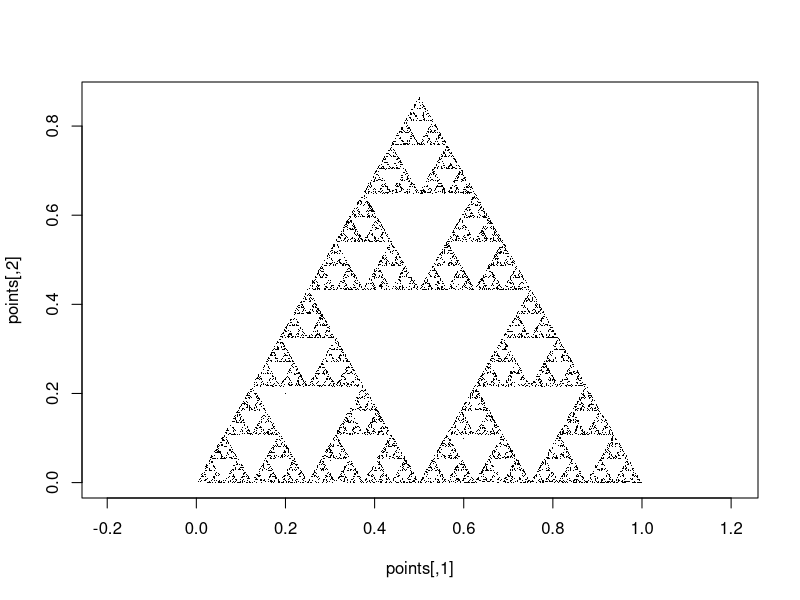
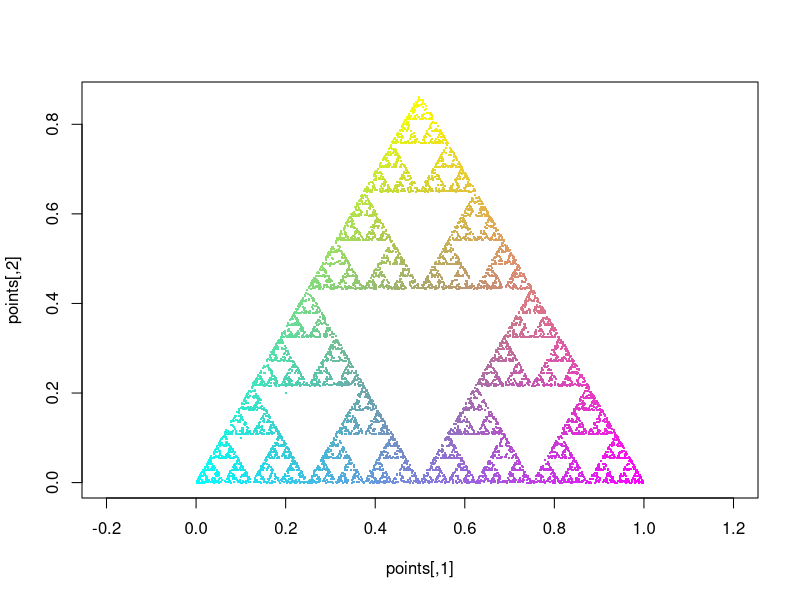

Source code (R) for these figures, in order:
## ---- chunk 1
x <- 10 # using `<-` for attribution 
y = 5   # using `=` for attribution. Both work just fine.

x

z <- x + y   # attribution by itself does not print anything to the command line
x * y        # Operations without attribution print results by default
(w <- x / z) # If you enclose your attribution in parentheses it attributes and prints
## ---- chunk 2
# Write your code in this code block

a <- 7
b <- 13
## ---- chunk 3
x <- 3.14
y <- 5L
z <- "Statistics"
w <- TRUE

class(x)
class(y)
class(z)
class(w)
## ---- chunk 4
1 / 0

0 / 0

sqrt(-1)
## ---- chunk 5

class(FALSE)

class("123")

class(123)

class(123L)
## ---- chunk 6
temperatures <- c(18.4, 19.2, 21.1, 20.3, 22.0)

temperatures
## ---- chunk 7
class(temperatures)

length(temperatures)
## ---- chunk 8
temperatures[1]

temperatures[3]

temperatures[c(2,4)] # you can pass a vector of indices

temperatures[2:5]    # a:b produces an integer sequence from a to b.
## ---- chunk 9
# Write your code in this code block

even_numbers <- c(2, 4, 6, 8, 10, 12)
even_numbers
## ---- chunk 10
# Write your code in this code block

even_numbers[1]
even_numbers[6]
even_numbers[3:4]

## ---- chunk 11
# Write your code in this code block
even_numbers[4] <- 100

even_numbers
## ---- chunk 12
2 + TRUE

FALSE + FALSE

TRUE + TRUE
## ---- chunk 13
c("A", "B", 5)

c(TRUE, 1, FALSE)

c(3.2, 7L)
## ---- chunk 14
student <- list(name = "Alice",
                age = 23,
                passed = TRUE)

student

str(student)
## ---- chunk 15
# Write your code in this code block

mylist <- list(First = "Lestat",
               Age = 500,
               Lang = "R",
               UsedR = TRUE)

mylist
str(mylist)
## ---- chunk 16
scores <- c(74, 68, NA, 91, 82)

scores
## ---- chunk 17
is.na(scores)
## ---- chunk 18
mean(scores)
## ---- chunk 19
mean(scores, na.rm = TRUE)
## ---- chunk 20
hours <- c(5, 7, 4, 8, NA, 6)
## ---- chunk 21
# Write your code in this code block
sum(is.na(hours))
hours[is.na(hours)] <- 5
hours[hours > 6] <- 6

hours
## ---- chunk 22
A <- matrix(1:12,
            nrow = 3,
            ncol = 4)

A
## ---- chunk 23
dim(A)
nrow(A)
ncol(A)
## ---- chunk 24
A[1, 1] # first row, first col
A[3, 2] # third row, second col
A[, 4]  # a blank index means "all elements along this dimension"
A[2, ]
A[1:2, c(1,4)] # you can also use vectors to index multiple elements
## ---- chunk 25
# Write your code in this code block

M <- matrix(1:9, nrow = 3, byrow = TRUE)
M
## ---- chunk 26
# Write your code in this code block
M[2, ]

M[1, ]

M[3, 3]

M[2, 2] <- 99

M
## ---- chunk 27
attributes(A)
## ---- chunk 28
experiment <- list(researcher = "Alice",
                   participants = 25,
                   completed = TRUE,
                   measurements = c(12.4, 14.2, 11.9))

experiment
## ---- chunk 29
str(experiment)
## ---- chunk 30
experiment$researcher

experiment$measurements
## ---- chunk 31
experiment[[1]]

experiment[[4]]
## ---- chunk 32
# Write your code in this code block

movie <- list(title = "The Godfather",
              Year  = 1972,
              Genre = "Gangster",
              Rating = 10,
              Main3 = c("Vito Corleone", "Michael Corleone", "Tom Hagen"))

## ---- chunk 33
# Write your code in this code block

movie$title
movie$Year
movie$Rating <- 11
movie$watched <- TRUE

movie
## ---- chunk 34
# Write your code in this code block

## ---- chunk 35
group <- c("Treatment",
           "Treatment",
           "Control",
           "Treatment",
           "Control")

group
## ---- chunk 36
group_factor <- factor(group)

group_factor
## ---- chunk 37
str(group_factor)

levels(group_factor)
## ---- chunk 38
# Write your code in this code block

weekdays <- factor(c("Monday", "Tuesday", "Wednesday", "Thursday", "Friday"))

weekdays
levels(weekdays)

## ---- chunk 39
# Write your code in this code block

x <- factor(c("Low", "Medium", "High"), levels = c("Low", "Medium", "High"))

## ---- chunk 40
students <- data.frame(Name = c("Alice", "Bob", "Carol", "David"),
                       Age = c(22, 24, 23, 21),
                       MSc = c(TRUE, TRUE, FALSE, TRUE))

students
## ---- chunk 41
class(students)

str(students)

names(students)
## ---- chunk 42
students$Age

students[["Age"]]

students[, 2]
## ---- chunk 43
students[2, ]

students[1:3, ]
## ---- chunk 44
# Write your code in this code block

students$Mark <- 10 * (6:9)
## ---- chunk 45
# Write your code in this code block

mean(students$Mark)

max(students$Mark)

min(students$Mark)

## ---- chunk 46
# Write your code in this code block

students[students$Mark > 70, ]

## ---- chunk 47
attributes(students)
## ---- chunk 48
# Write your code in this code block
names(students)[4] <- "FinalMark"
## ---- chunk 49
# Write your code in this code block

countries <- data.frame(Country = c("UK", "France", "Germany", "Japan", "Brazil"),
                        Population_millions = c(69.2, 68.4, 84.5, 123.3, 212.6),
                        Continent = c("Europe", "Europe", "Europe", "Asia", "South America"),
                        EU_member = c(FALSE, TRUE, TRUE, FALSE, FALSE))

## ---- chunk 50
# Write your code in this code block

countries$Country[which.max(countries$Population_millions)]

sum(countries$EU_member)

mean(countries$Population_millions)

countries[!countries$EU_member, ]

## ---- chunk 51
x <- c(3, 8, 5, 10, 12)

length(x) # function `length()`
mean(x)   
sort(x)   
summary(x)
## ---- chunk 52
rnorm(5)

rnorm(5, mean = 10)

rnorm(mean = 10, n = 5, sd = 2)
## ---- chunk 53
# Write your code in this code block

runif(20, 0, 1)

runif(20, 5, 10)

runif(100, -2, 2)

## ---- chunk 54
rectangle_area <- function(width, height){
  area <- width * height
  return(area)
}
## ---- chunk 55
rectangle_area(4, 5)
rectangle_area(width  = 10, height = 3)
## ---- chunk 56
# Write your code in this code block

circle_area <- function(radius){
  return(pi * radius ^ 2)
}

circle_area(1)
circle_area(5)

## ---- chunk 57
# Write your code in this code block

fahrenheit_to_celsius <- function(temp_F){
  return((temp_F - 32) * 5 / 9)
}

fahrenheit_to_celsius(32)
fahrenheit_to_celsius(68)
fahrenheit_to_celsius(100)
## ---- chunk 58
roll_die <- function(nrolls = 1,
                     nsides = 6){
  sample.int(nsides,
             size = nrolls,
             replace = TRUE)
}
## ---- chunk 59
roll_die() # single roll of a 6-sided die
roll_die(5) # 5 rolls of 6-sided dice. 
roll_die(nsides = 20) # 1 roll of a 20-sided die
roll_die(10, 20) # 10 rolls of a 20-sided dice
## ---- chunk 60
# Write your code in this code block

circle_area <- function(radius = 1){
  return(pi * radius ^ 2)
}

circle_area()
## ---- chunk 61
temperature <- 12

if(temperature < 15){
  print("It is cold today.")
} else {
  print("No coat needed.")
}
## ---- chunk 62
# Write your code in this code block

pass_fail <- function(mark){
  if(mark >= 50) {
    return("Pass")
  } else {
    return("Fail")
  }
}

## ---- chunk 63
marks <- c(45, 61, 72, 38, 55, 81)
## ---- chunk 64
ifelse(test = marks >= 50,
       yes  = "Pass",
       no   = "Fail")
## ---- chunk 65
ages <- c(12, 15, 18, 21, 34, 9)
## ---- chunk 66
# Write your code in this code block

ifelse(ages >= 18, "Adult", "Minor")

## ---- chunk 67
for(i in 1:5){
  print(i^2)
}
## ---- chunk 68
# Create some example data
scores <- data.frame(maths   = rnorm(5, 70, 8),
                     english = rnorm(5, 68, 10),
                     science = rnorm(5, 72, 7))

# Create an empty numeric vector to store the means
score_means <- numeric(ncol(scores))

# Loop over the columns
for(i in 1:ncol(scores)) {
  score_means[i] <- mean(scores[[i]])
}

scores
score_means
## ---- chunk 69
# Write your code in this code block

ranges <- numeric(ncol(scores)) # initialise output
for (i in seq_along(ranges)){
  ranges[i] <- diff(range(scores[, i]))
}


## ---- chunk 70
x <- 1

while(x < 100){
  x <- x * 2
  print(x)
}
## ---- chunk 71
# function to randomly choose one vertex of a triangle
choose_vertex <- function(vertices) { vertices[sample(1:3, 1), ] }

# Matrix representing a triangle with sides of length 1
vertices <- matrix(c(0, 0,
                     1, 0,
                     0.5, sqrt(3)/2), 
                   ncol = 2, byrow = TRUE)

# Empty matrix to receive the results of the computations
points <- matrix(nrow = 10000, ncol = 2)

# Starting point (feel free to change it)
points[1, ] <- c(0.2, 0.2)

for(i in 2:nrow(points)) {
  # populate next entry with a point halfway between the previous one and 
  # a randomly selected vertex
  vertex <- choose_vertex(vertices)
  points[i, ] <- (points[i - 1, ] + vertex) / 2
}

# Plot the results
plot(points, pch = ".", asp = 1)
## ---- chunk 72
# Write your code in this code block

# Function: return colour code
myrgb <- function(point, vertices){
  r <- sqrt(sum((point - vertices[1, ])^2))
  g <- sqrt(sum((point - vertices[2, ])^2))
  b <- sqrt(sum((point - vertices[3, ])^2))
  return(rgb(r, g, b))
}


# Empty matrix to receive the results of the computations
points <- matrix(nrow = 10000, ncol = 2)
my_cols <- character(10000)

# Starting point (feel free to change it)
points[1, ] <- c(0.2, 0.2)
my_cols[1]  <- myrgb(points[1, ], vertices)

for(i in 2:nrow(points)) {
  # populate next entry with a point halfway between the previous one and 
  # a randomly selected vertex
  vertex <- choose_vertex(vertices)
  points[i, ] <- (points[i - 1, ] + vertex) / 2
  my_cols[i]  <- myrgb(points[i, ], vertices)
}

# Plot the results
plot(points, pch = ".", cex = 2, col = my_cols, asp = 1)


## ---- chunk 73
# Example matrix
m <- matrix(1:20, nrow = 4)

# Mean of each column
apply(m, MARGIN = 2, FUN = mean)

# Mean of each row
apply(m, MARGIN = 1, FUN = mean)
## ---- chunk 74
# Write your code in this code block
apply(m, MARGIN = 1, FUN = max)

apply(m, MARGIN = 2, FUN = sd)
## ---- chunk 75
numbers <- list(a = 1:5,
                b = 1:10,
                c = 1:20)

# mean of every list element.
lapply(numbers, mean)
## ---- chunk 76
# Write your code in this code block

lapply(numbers, length)

lapply(numbers, sum)

## ---- chunk 77
# install.packages("purrr") # Uncomment and install if needed
library(purrr)
## ---- chunk 78
map(numbers, mean)
## ---- chunk 79
# Always returns a vector of doubles
map_dbl(numbers, mean)
# Always returns a vector of integers
map_int(numbers, length)
## ---- chunk 80
# Write your code in this code block
library(purrr)
map_dbl(numbers, max)
map_int(numbers, length)

## ---- chunk 81
map_dbl(numbers,
        \(x) sum(x ^ 2))
## ---- chunk 82
# Write your code in this code block

map_dbl(numbers, \(x) mean(x ^ 2))

map_dbl(numbers, \(x) {
  sum(ifelse(test = x %% 2, # %% is the remainder. 0 = FALSE if x is even, 1 = TRUE if it is odd
             yes = 0, 
             no  = 1))
})

map_dbl(numbers, \(x) sum(x > 5) / length(x))

## ---- chunk 83
m <- matrix(rnorm(25), nrow = 5)
## ---- chunk 84
# ==== version 1 ====
means <- numeric(ncol(m))

for(i in seq_len(ncol(m))){
  means[i] <- mean(m[, i])
}

means


# ==== version 2 ====
apply(m, 2, mean)
## ---- chunk 85
head(iris)
## ---- chunk 86
# Write your code in this code block

map_dbl(iris[, 1:4], mean)
map_dbl(iris[, 1:4], sd)
map_dbl(iris, \(x) sum(is.na(x)))
